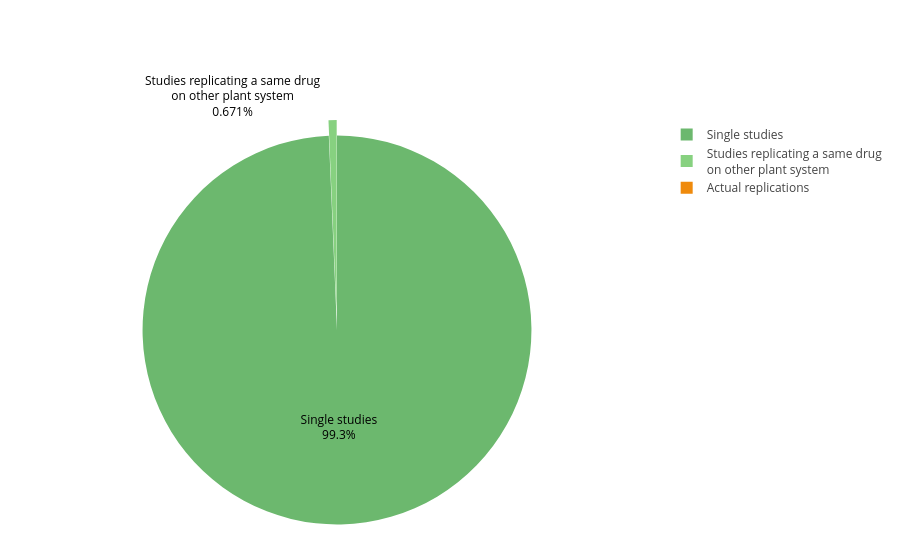

Notebook cell for this chart:
### Code cell
# Title: Replication Landscape Among Included Studies (Pie Chart)
# Description:
# - Visualizes the distribution of studies by replication status: single studies, direct (actual) replications,
#   and studies replicating the same drug on a different plant system.
# - Labels are positioned adaptively for readability, and a small slice is slightly separated to draw attention.
# - NOTE: Values are placeholder (MADE UP DATA). Replace with dynamic counts once replication metadata are available.

ironic_replications = go.Figure(data=[go.Pie(
    labels=['Single studies', 'Actual replications', 'Studies replicating a same drug<br>on other plant system'],
    values=[148, 0, 1],  # MADE UP DATA: replace with computed values from dataset
    textinfo='label+percent',
    textposition=['inside', 'none', 'outside'],
    insidetextorientation='horizontal',
    pull=[0, 0, 0.08],  # separate the tiny slice
    hovertemplate='%{label}: %{value} studies<extra></extra>'
)])

ironic_replications.update_traces(
    textfont=dict(size=12, color='black'),
    insidetextfont=dict(color='black'),
)


textfont=dict(size=12, color='black'),
ironic_replications.update_layout(
    margin=dict(t=120, b=20, l=20, r=20)
)

ironic_replications.show()
ironic_replications.write_image('replications.png', width=800, height=600, scale=2)

### Figure 1 — Plotly figure (JSON) as saved in the notebook; plotly's stock layout.template omitted (floating-point values rounded to 4 significant figures)
{"data": [{"hovertemplate": "%{label}: %{value} studies<extra></extra>", "insidetextorientation": "horizontal", "labels": ["Single studies", "Actual replications", "Studies replicating a same drug<br>on other plant system"], "pull": [0, 0, 0.08], "textinfo": "label+percent", "textposition": ["inside", "none", "outside"], "values": [148, 0, 1], "type": "pie", "textfont": {"color": "black", "size": 12}, "insidetextfont": {"color": "black"}}], "layout": {"margin": {"t": 120, "b": 20, "l": 20, "r": 20}}}
